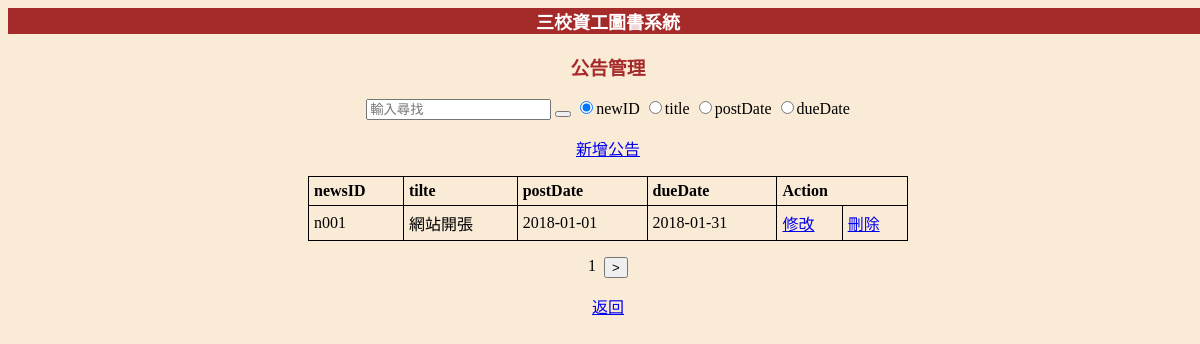
Screenshot of /manager/message.php with the database file from the repository.
### tables this page shows
Create table NEWS ( 
	newID varchar(20),
    librarianID varchar(100),
    title varchar(100),
    postDate date,
    dueDate date,
    test varchar(1000),
    taq  varchar(100),
    PRIMARY KEY (newID),
    foreign key (librarianID) references LIBRARIAN(librarianID) on delete cascade
);

### manager/message.php (the view, shortened to what this page needs)
<html>
<head>
</head>
<body>
<div id="banner" class="banner" style="background-color:brown;">
			<p style="color: white; font-size: large;font-weight: bolder">三校資工圖書系統
</div>
<h3 align="center" style="color:brown">公告管理</h3>
    <div align="center">
		<form action="searchmessage.php" method="post">
			<input class="search-bar" type="text" name="search" placeholder="輸入尋找">
			<button class="search-btn"></button>
			<input type="radio" name="type" value="newID" checked>newID</input>
            <input type="radio" name="type" value="title">title</input>
            <input type="radio" name="type" value="postDate">postDate</input>
			<input type="radio" name="type" value="dueDate">dueDate</input>
		</form>
	</div>
    <p align="center"><a href="insertmessage.php">新增公告</a><p>
	<table style="width:50%" align="center">
		<tr><th>newsID</th><th>tilte</th><th>postDate</th><th>dueDate</th><th colspan="2">Action</th></tr>
		<?php
                if (isset($_GET['count']) && $_GET['count'] !== '' || isset($_GET['page']) && $_GET['page'] !== '' ){
                    $count = $_GET['count'] + 10;
                    $page = $_GET['page'] + 1;
                }else{
                    $count = 0;
                    $page = 1;
                }
				$conn=require_once "db_info.php";
				$sql = "SELECT * FROM news limit $count, 10";
                $result=mysqli_query($conn,$sql);
				if ($result->num_rows > 0) {
					while ( $row = mysqli_fetch_array ( $result, MYSQLI_ASSOC ) ) {
						echo "<tr>";
						echo "<td>".$row['newID']."</td>";
						echo "<td>".$row['title']."</td>";
						echo "<td>".$row['postDate']."</td>";
                        echo "<td>".$row['dueDate']."</td>";
						echo "<td><a href='updatemessage.php?id=".$row['newID']."'>修改</a></td>";
						echo "<td><a href='deletemessage.php?id=".$row['newID']."' class='delete-link'>刪除</a></td>";
						echo "</tr>";
					}
				}
		?>
	</table>
    <div id="move" class="move">
                <?php echo $page ?>&ensp;
                <form action="message.php?page=<?php echo $page ?>&count=<?php echo $count ?>" method='post'>
                    <button>></button>
                </form>
        </div>
    <div id="back" align="center">
        <a href="managerindex.php">返回</a>
</body>
</html>

### manager/message.php (style rules this page uses)
body { width: 100%; height: 100%; background-color: antiquewhite; text-align:center; }
table, th, td { border: 1px solid black; border-collapse: collapse; }
th, td { padding: 5px; text-align: left; }
.move { display: flex; justify-content: center; }

### rows the page displays
news: newID "n001", title "網站開張", postDate "2018-01-01", dueDate "2018-01-31"

### other values shown
$page "1"
